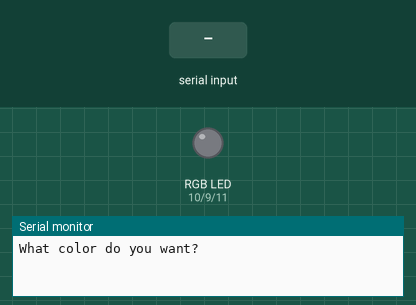
This sketch was run on a simulated Arduino Uno, built with avr-gcc and run on an emulated ATmega328P. Parts: an RGB LED mixed from three pins (HIGH = lit), the last lines printed to the serial monitor. Inputs (shaded band) come from the test bench.

Above: at 1.2 s.
1.3 s: "red" received over Serial
At 3.3 s:
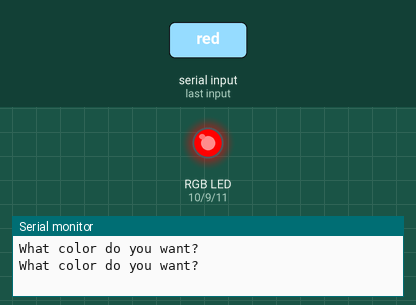
3.8 s: "blue" received over Serial
At 5.2 s:
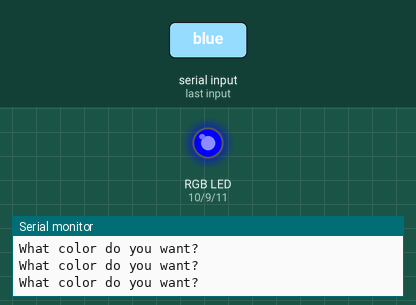
6.3 s: "green" received over Serial
At 8.4 s:
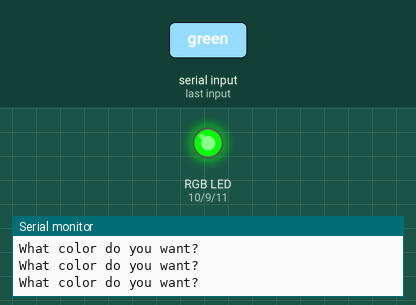
8.8 s: "violet" received over Serial
At 10.3 s:
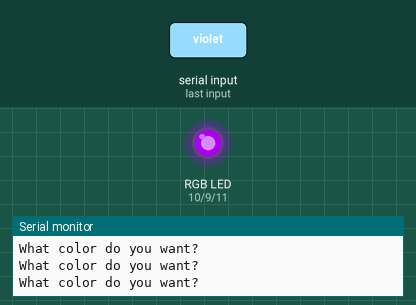
11.3 s: "red" received over Serial
At 13.3 s:
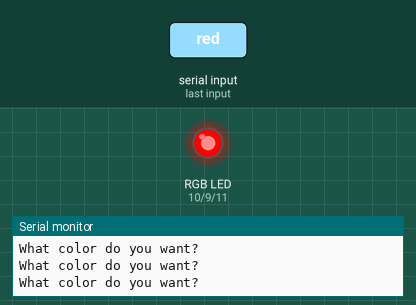
13.8 s: "blue" received over Serial
At 15.3 s:
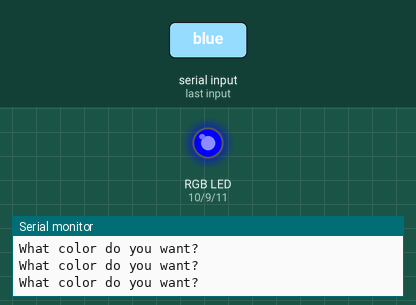
Timing chart, 0 to 16.8 s (numbered marks = the images above; inputs shaded):
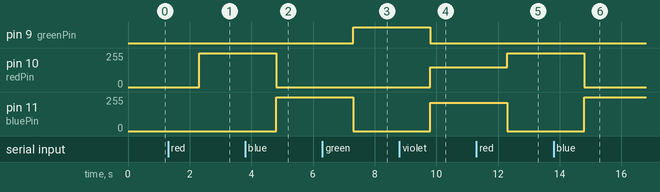

The sketch:

RgbLedDemo.ino
```cpp
const int redPin = 10;
const int greenPin = 9;
const int bluePin = 11;
const String myColor;
const String message = "What color do you want?";


void setup() {
  Serial.begin(9600);
  pinMode(redPin, OUTPUT);
  pinMode(greenPin, OUTPUT);
  pinMode(bluePin, OUTPUT);

}

void loop() {
  Serial.println(message);
  while(Serial.available() == 0);
  myColor = Serial.readString();

  if(myColor == "red"){
    digitalWrite(redPin, HIGH);
    digitalWrite(greenPin, LOW);
    digitalWrite(bluePin, LOW);
  }

  if(myColor == "blue"){
    digitalWrite(redPin, LOW);
    digitalWrite(greenPin, LOW);
    digitalWrite(bluePin, HIGH);
  }

  if(myColor == "green"){
    digitalWrite(redPin, LOW);
    digitalWrite(greenPin, HIGH);
    digitalWrite(bluePin, LOW);
  }

  if(myColor == "off"){
    digitalWrite(redPin, LOW);
    digitalWrite(greenPin, LOW);
    digitalWrite(bluePin, LOW);
  }

  if(myColor == "violet"){
    analogWrite(redPin, 148);
    analogWrite(greenPin, 0);
    analogWrite(bluePin, 211);
  }
}
```

Measured:
- after the input at 1.3 s, pin 10 (redPin): 0/255 → 255/255 after 1.0 s
- after the input at 3.8 s, pin 10 (redPin): 255/255 → 0/255 after 1.0 s; pin 11 (bluePin): 0/255 → 255/255 after 1.0 s
- after the input at 6.3 s, pin 9 (greenPin): LOW → HIGH after 1.0 s; pin 11 (bluePin): 255/255 → 0/255 after 1.0 s
- after the input at 8.8 s, pin 9 (greenPin): HIGH → LOW after 1.0 s; pin 10 (redPin): 0/255 → 148/255 after 1.0 s; pin 11 (bluePin): 0/255 → 211/255 after 1.0 s
- after the input at 11.3 s, pin 10 (redPin): 148/255 → 255/255 after 1.0 s; pin 11 (bluePin): 211/255 → 0/255 after 1.0 s
- after the input at 13.8 s, pin 10 (redPin): 255/255 → 0/255 after 1.0 s; pin 11 (bluePin): 0/255 → 255/255 after 1.0 s
